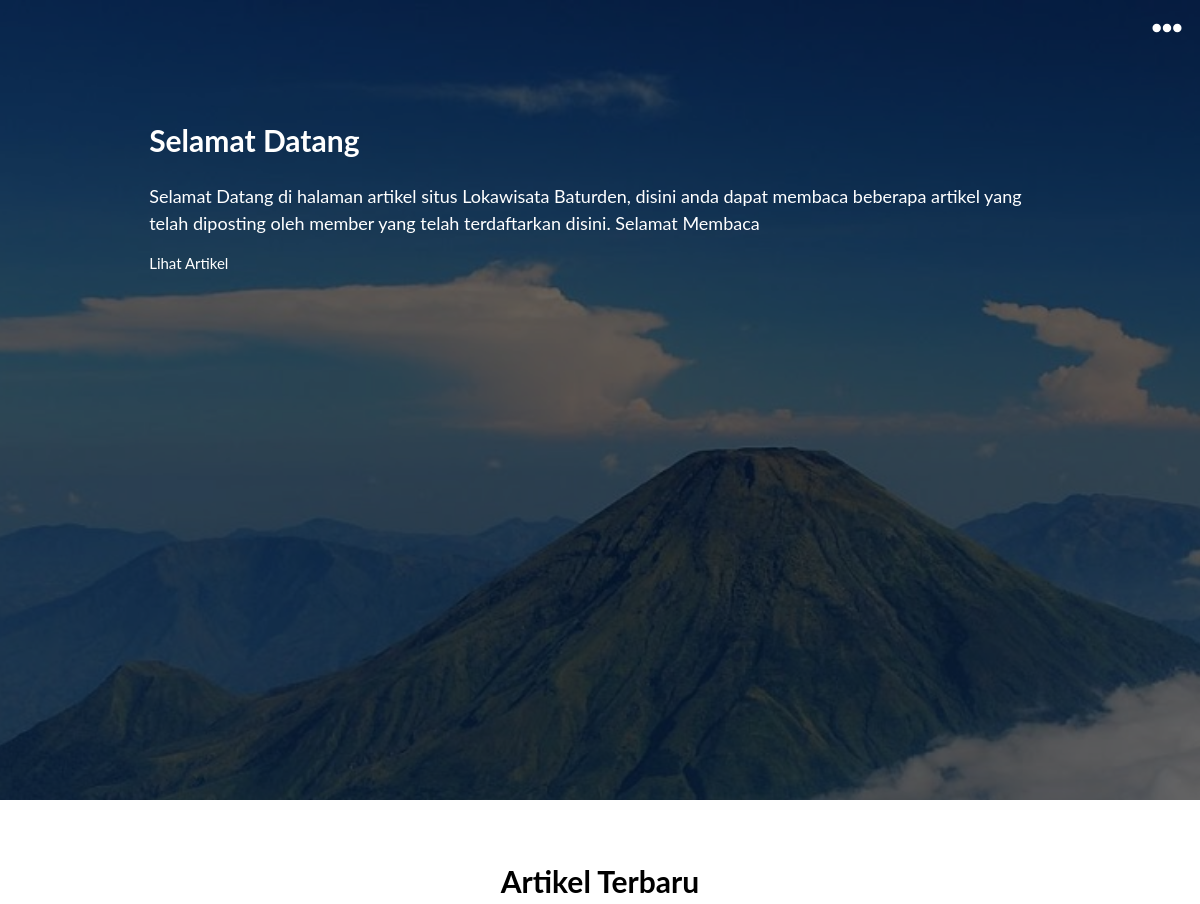
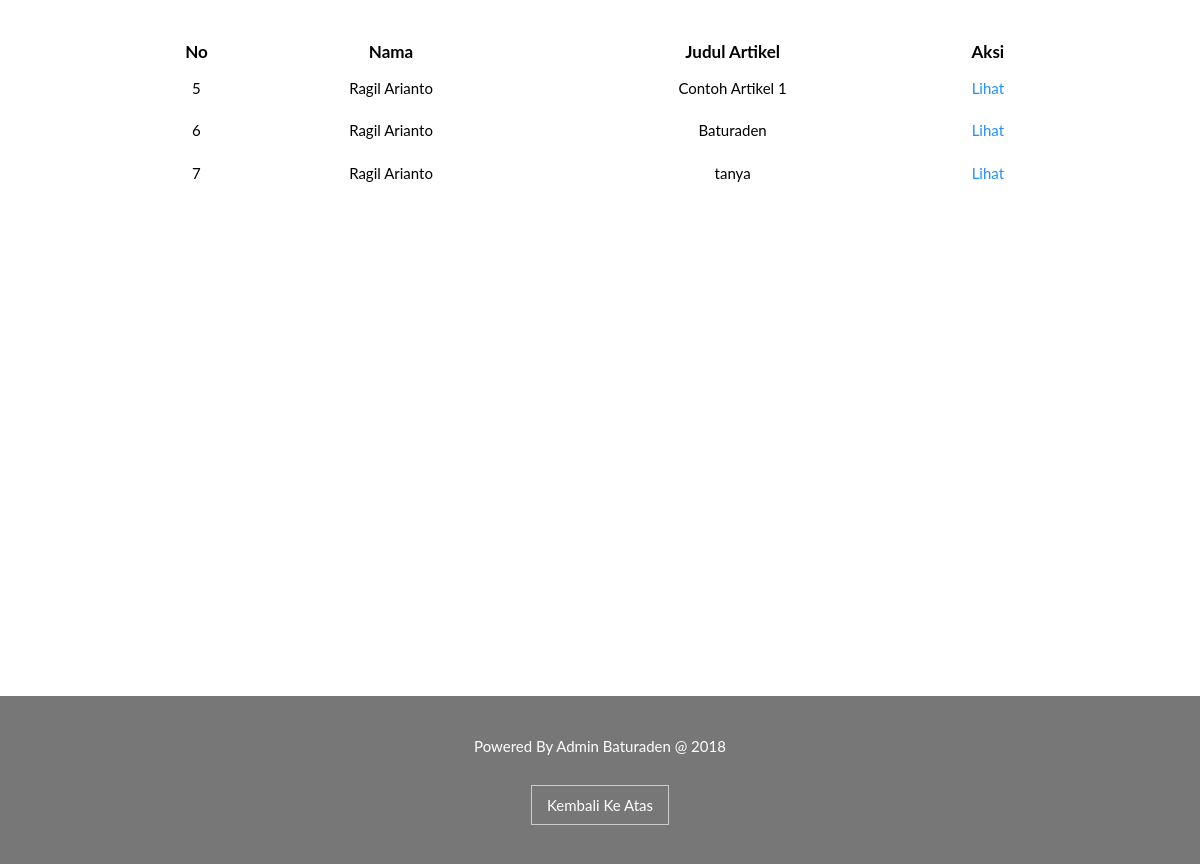
Screenshot of /artikel.php with the database file from the repository (2 pictures, top to bottom).
### tables this page shows
CREATE TABLE `artikel` (
  `id` varchar(255) NOT NULL,
  `urut` int(11) NOT NULL,
  `nama` varchar(255) NOT NULL,
  `judul` varchar(255) NOT NULL,
  `isi` text NOT NULL,
  `tanggal` timestamp NOT NULL DEFAULT CURRENT_TIMESTAMP ON UPDATE CURRENT_TIMESTAMP
);

### artikel.php (the view, shortened to what this page needs)
<?php
	include 'koneksi.php';
	$sql1 = "SELECT * FROM artikel";
	$query1 = mysqli_query($db,$sql1);
?>
<!DOCTYPE html>
<html>
<head>
	<link rel="stylesheet" type="text/css" href="assets/t.css">
</head>
<body>
	<div class="t-paralax-satu">
		<div class="t-container full t-black-alpha">
				<button onclick="myFunction()" class="dropdown-button"><img src="assets/ellipsis.svg" width="30px" ></button>
					<div class="t-content">
						<div class="t-padding-top-5 t-padding-2">
							<h1>Selamat Datang</h1>
							<div class="t-large t-hide-small">
								Selamat Datang di halaman artikel situs Lokawisata Baturden, disini anda dapat membaca beberapa artikel
								yang telah diposting oleh member yang telah terdaftarkan disini. Selamat Membaca
							</div>
							<p><a href="#konten" class="konten">Lihat Artikel</a></p>
						</div>
					</div>
		</div>
	</div>
			<div id="konten" class="t-container penuh">
				<div class="t-content">
					<div class="t-padding-top-2 t-padding-2">
						<center><h1>Artikel Terbaru</h1></center>
						<table class="t-margin-top-2">
								<tr>
									<td><th>No</th></td>
									<td><th>Nama</th></td>
									<td><th>Judul Artikel</th></td>
									<td><th>Aksi</th></td>
								</tr>
								<?php
									while ($ambil = mysqli_fetch_array($query1)) {
										echo "<tr>";
											echo "<td>";
											echo "<td>".$ambil['urut']."<td>";
											echo "<td>".$ambil['nama']."<td>";
											echo "<td>".$ambil['judul']."<td>";
											echo "<td><a class='lihat' href='lihat-artikel.php?id=".$ambil['id']."'>Lihat</a></td>";
										echo "</tr>";
									}
								?>
							</table>
					</div>
				</div>
			</div>
					<div class="t-container t-dark-grey">
						<div class="t-content">
							<div class="t-padding-2 t-text-white">
								<center>Powered By Admin Baturaden @ 2018</center>
								<center><a class="atas" href="#">Kembali Ke Atas</a></center>
							</div>
						</div>
					</div>
</body>

### assets/t.css (style rules this page uses)
html { -webkit-text-size-adjust:100%;-ms-text-size-adjust:100%; }
body { margin: 0px }
html,body { font-size: 15px; font-family: lato,sans-serif; line-height: 1.5; height: 100% }
a { text-decoration: none; }
.t-row:after,.t-container:after { display: table;clear: both;content: "" }
.t-container.full { height: 100% }
.t-content { max-width: 980px; margin:auto; }
.t-black-alpha { background-color: rgba(0,0,0,0.6);color: white }
.t-dark-grey { background-color: #777;color: black }
.t-text-white { color: white !important }
.t-large { font-size: 18px }
.t-padding-2 { padding: 4% !important }
.t-padding-top-2 { padding-top: 4% !important }
.t-padding-top-5 { padding-top: 10% !important }
.t-margin-top-2 { margin-top: 4% !important }
.t-paralax-satu { background-size: cover !important; background-repeat: no-repeat; background-attachment: fixed !important; background-position: center; height: 100%; background-image: url("../assets/1.jpg"); }
.dropdown-button { float: right; position: relative; background-color: transparent !important; filter: invert(100%); border: 0px; margin: 12px; outline: none; cursor: pointer; z-index: 1; }
@media (min-width: 993px) { .dropdown-button { float: right; position: relative; background-color: transparent !important; filter: invert(100%); border: 0px; margin: 12px; outline: none; cursor: pointer; } }

### artikel.php (style rules this page uses)
a.konten { color: white; }
a.atas { padding: 8px; border: 1px solid #CCC; color: white; display: block;margin-top: 3%; width: 120px }
table { width: 100% }
tr { text-align: center; }
td { padding: 1%; text-align: center; }
th { font-size: 17px }
a.lihat { color: dodgerblue }
@media (min-width: 993px) { .penuh { height: 100%; } }

### rows the page displays
artikel: urut "5", nama "Ragil Arianto", judul "Contoh Artikel 1"
artikel: urut "6", nama "Ragil Arianto", judul "Baturaden"
artikel: urut "7", nama "Ragil Arianto", judul "tanya"
